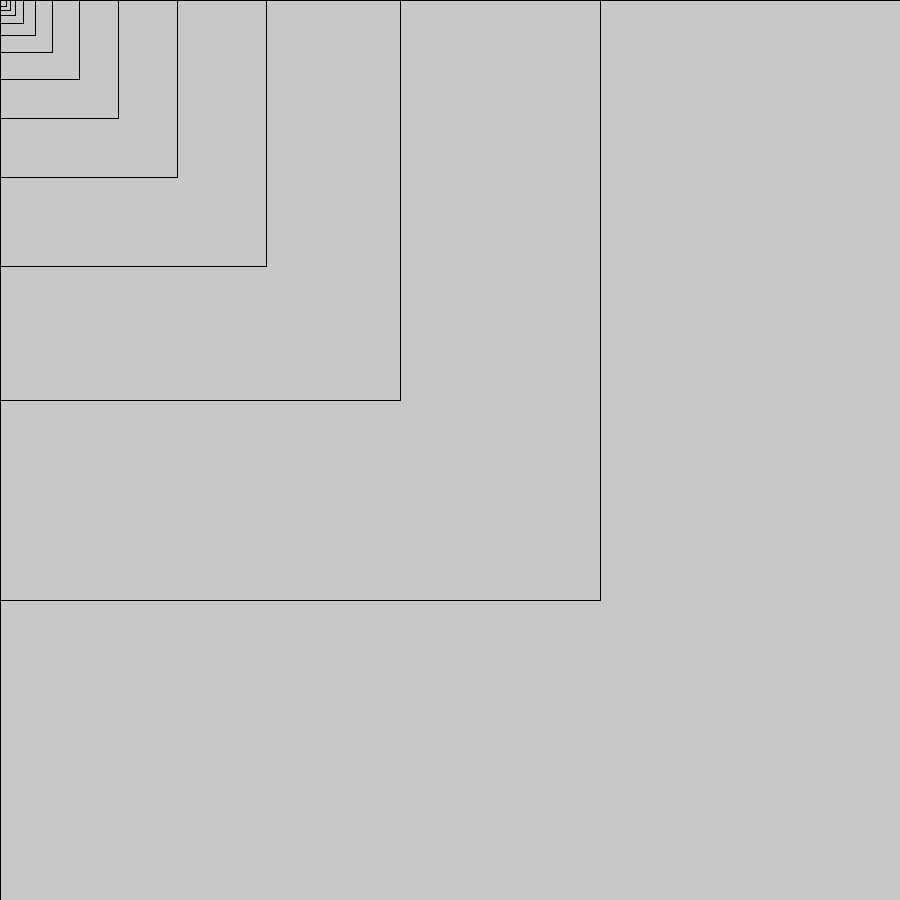
Frame 1 (no input)
Frame 2 (the mouse pressed at the canvas centre, redrawn once): identical to frame 1, image omitted

The Processing sketch that drew this single still picture (run headless with seeded random() and noise(); the mouse was pressed at the canvas centre and the sketch redrawn once):

// Processing sketch: A_recursion
// ── A_recursion.pde
/* Recursividad
*/
float centerX, centerY, radius, cor;
int counter;

void setup() {
  size(900, 900);
  counter = 1;
  cor = 45;
  centerX = width/2;
  centerY = height/2;
  radius = width;
  // Si todos los círculos tendrán el mismo relleno y stroke los definimos en setup por cuestiones de performance
  fill(200);
  stroke(0);
  noLoop();
}

void draw() {
  background(200);
  drawRect(0, 0, radius);
}

// Función recursiva
void drawRect(float x, float y, float radius) {
  pushMatrix();
  //translate(-radius/2, -radius/2);
  //rotate(PI / 3);
  rect(x, y, radius, radius);
  popMatrix();
  
  counter += 1;
  
  // Si el radio es mayor a 'n', seguimos dibujando círculos 
  if(radius > 10) {
    radius = radius / 1.5;
    // Calculamos un nuevo radio y mandamos a llamar a la función drawCircle
    drawRect(x, y, radius);
  }
}
